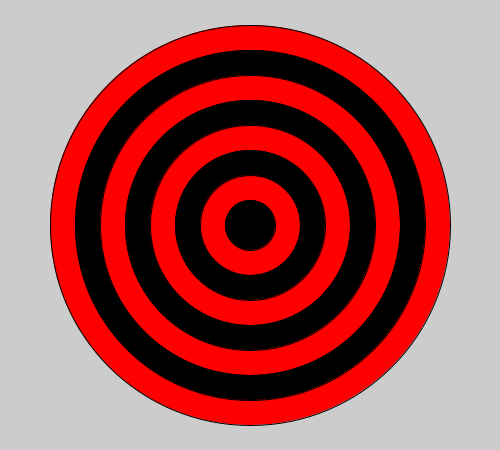
Frame 1 (no input)
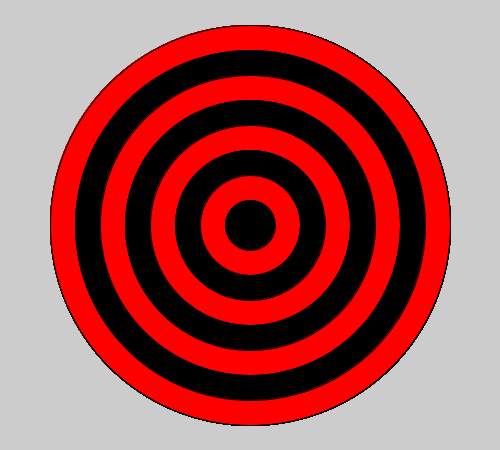
Frame 60 (the mouse pressed at the canvas centre just before this capture)
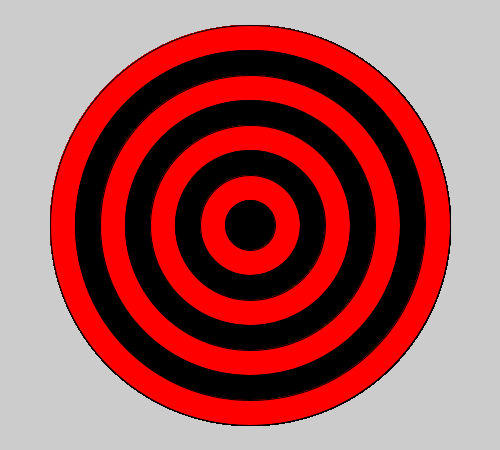
Frame 120 (the mouse held since frame 60 and released just before this capture)

The Processing sketch that drew these frames (run headless with seeded random() and noise(); from frame 60 on, the mouse is pressed at the canvas centre):

// Processing sketch: bullseye
// ── bullseye.pde
void setup(){
  size(500,450);
}
void draw(){
  int size=400;
  for(int i=0;i<8;i++){
    int ellipse=i;
    if(ellipse % 2==0){
  fill(#FF0000);
    }
    else{
      fill(#000000);
    }
  ellipse(250,225,size,size);
  size-=50;
    
  }


}
